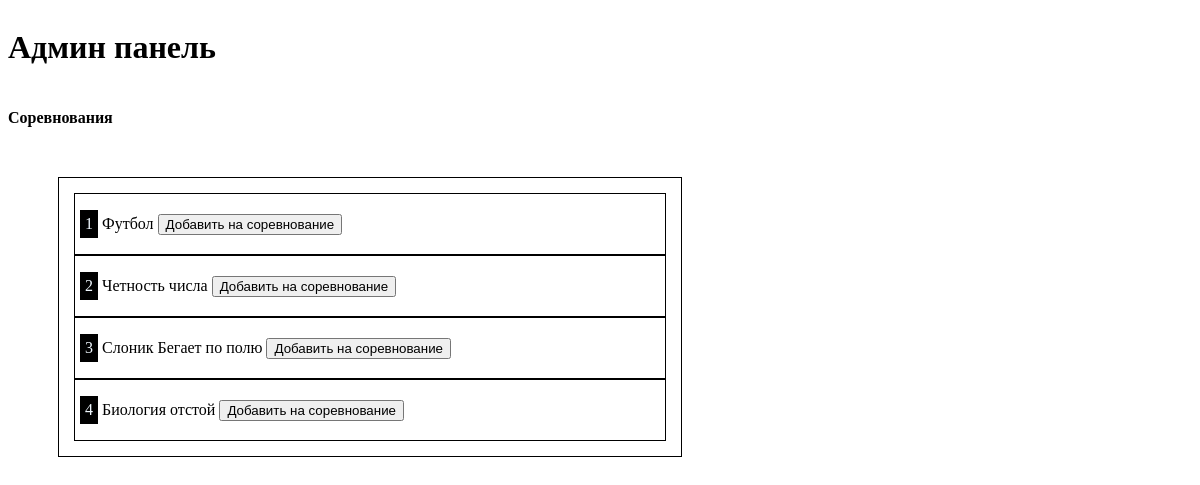
Before: /admin/problems with the older database file.
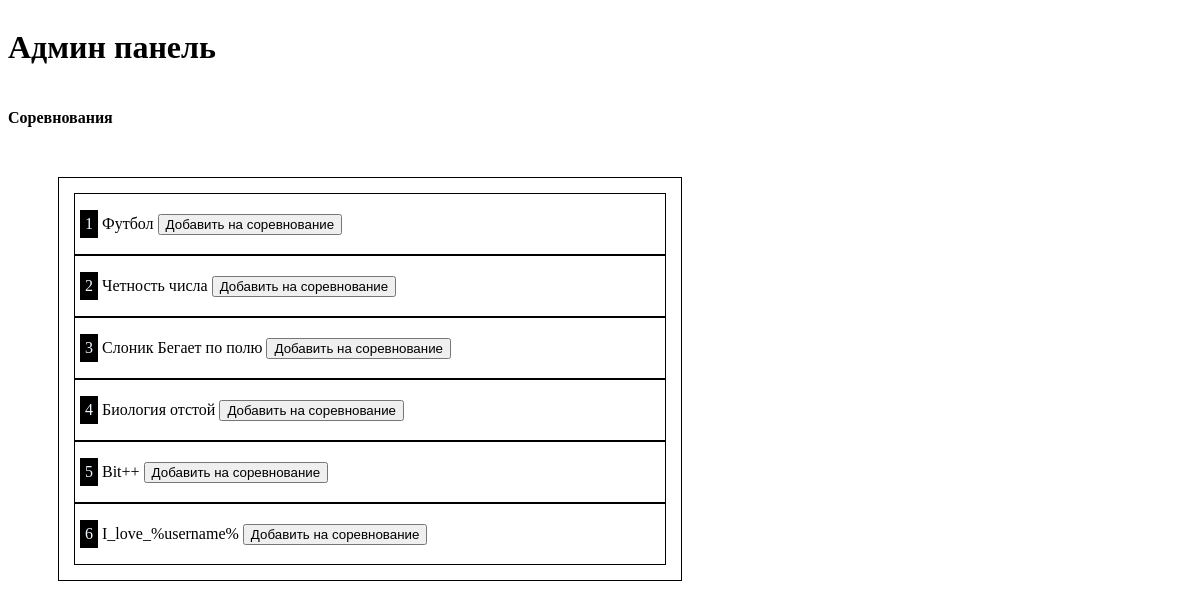
After: the same page with the newer database file.
### tables this page shows
CREATE TABLE "problems" (
	"id"	INTEGER NOT NULL,
	"name"	TEXT,
	"description"	INTEGER,
	"in"	TEXT,
	"out"	TEXT,
	"tests"	TEXT,
	"examples"	TEXT,
	PRIMARY KEY("id" AUTOINCREMENT)
);

### web/admin/problems.py (the view)
@app.route("/admin/problems")
def admin_list_problems():
    connection = get_connection()
    cursor = connection.cursor()
    cursor.execute("SELECT id, name, description FROM problems")
    problems = cursor.fetchall()
    problems = list(map(lambda problem: [*problem], problems))
    return render_template("admin/problems_list.html", problems=problems)

### database/__init__.py (called while the page is built)
def get_connection():
    return sqlite3.connect("db.db")

### templates/admin/problems_list.html (shortened to what this page needs)
<!DOCTYPE html>
<html lang="en">
<head>
</head>
<body>
    <div>
        <h1 class="inline">Админ панель</h1>
    </div>
    <h4>Соревнования</h4>
    <div class="block" style="border: 1px solid;padding: 15px; margin: 50px;width: 50%;">
        {% for problem in problems%}
        <div style="display: flex;flex-flow: column wrap;">
            <div class="block" style="border: 1px solid" title="{{problem[2]}}">
                <p class="inline" style="background-color: black;color: aliceblue;padding: 5px;margin-left: 5px;">{{problem[0]}}</p>
                <p class="inline">{{problem[1]}}</p>
                <button class="inline" onclick="send()">Добавить на соревнование</button>
            </div>
        </div>
        {% endfor %}
</body>
</html>

### templates/admin/problems_list.html (style rules this page uses)
.inline { display: inline-block; }

Changed rows visible on the page:
added problems: id "5", name "Bit++"
added problems: id "6", name "I_love_%username%"
